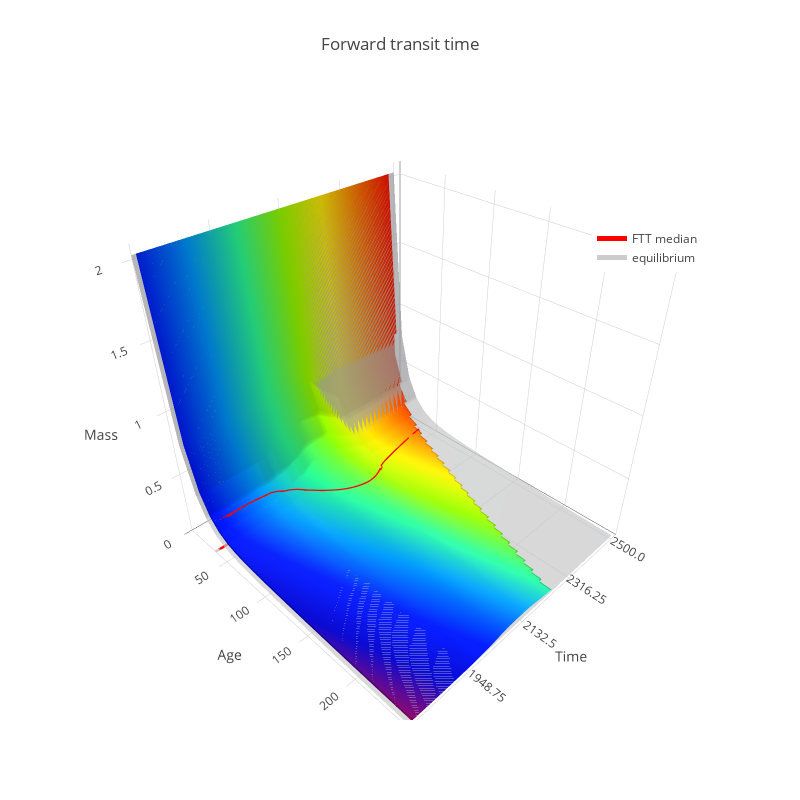

Notebook source saved alongside this figure:
### Code cell
ftt_dens_fig['layout']['legend'] = dict(x=0.8, y=0.8)
iplot(ftt_dens_fig)
